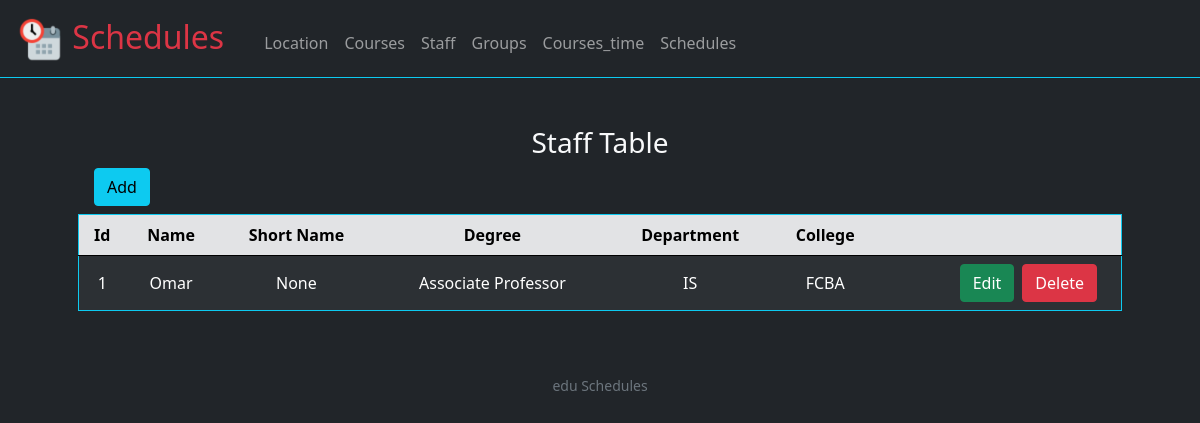
Screenshot of /staff with the database file from the repository.
### tables this page shows
CREATE TABLE staff(
    id integer,
    name text not null unique,
    short_name text unique,
    degree integer not null,
    department integer not null,
    college integer not null,
    primary key(id),
    foreign key (degree) references staff_degree(id),
    foreign key (department) references departments(id),
    foreign key (college) references colleges(id)
);

CREATE TABLE staff_degree(
    id integer,
    name text unique not null,
    primary key (id)
);

CREATE TABLE departments(
    id integer,
    name text unique not null,
    primary key(id)
);

CREATE TABLE colleges(
    id integer,
    name text unique not null,
    primary key(id)
);

### application.py (the view)
@app.route("/staff", methods=["POST", "GET"])
def staff():
    staff = view_table("""select
                            staff.id as "id",
                            staff.name as "name",
                            staff.short_name as "short name",
                            staff_degree.name as "degree",
                            departments.name as "department",
                            colleges.name as "college"
                            from staff
                        JOIN staff_degree on staff_degree.id = staff.degree
                        JOIN departments on departments.id = staff.department
                        join colleges on colleges.id = staff.college""")
    if type(staff) == str:
        return staff
    if request.method == "GET":
        return render_template("staff.html", keys=staff[0], data=staff[1])
    else:
        return render_template('functionals/data_view.html', keys=staff[0], data=staff[1],
                view_title="Staff Table", link_edit="/edit_staff", link_view="/staff", table="staff")

### application.py (called while the page is built)
@app.after_request
def after_request(response):
    response.headers["Cache-Control"] = "no-cache, no-store, must-revalidate"
    response.headers["Expires"] = 0
    response.headers["Pragma"] = "no-cache"
    return response

### helpers.py (called while the page is built)
def sql(query, values=(), return_data=False):
    if return_data == True:
        data = None
        with sqlite3.connect(db_name) as db:
            cur = db.cursor()
            cur.execute("pragma foreign_keys = on")
            cur.execute(query, values)
            keys = [d[0] for d in cur.description]
            data = [keys, cur.fetchall()]
        return data
    else:
        with sqlite3.connect(db_name) as db:
            cur = db.cursor()
            cur.execute(query, values)

def view_table(query):
    data = None
    try:
        data = sql(query, (), True)
    except:
        return "Error: SQLite3 Error view()"
    return data

### templates/staff.html (shortened to what this page needs)
{% extends "layout.html" %}
{% block main %}
    {% with view_title="Staff Table", link_edit="/edit_staff", link_view="/staff", table="staff"  %}
      {% include "functionals/data_view.html" %}
    {% endwith %}
{% endblock %}

### templates/functionals/data_view.html
{% block view %}
<div class="text-center" id="view">
    <div class="text-capitalize" >
        <h3>{{ view_title }}</h3>
    </div>
    <div class="d-grid gap-2 d-md-flex justify-content-md-start ms-3">
        <button  type="button" class="btn btn-info mb-2" data-bs-toggle="modal" data-bs-target="#add">
            Add
        </button>
    </div>
    <table class="table table-hover table-striped table-dark border rounded border-info align-middle">
        <thead class="text-capitalize table-secondary ">
            <tr>
                {% for key in keys %}
                    <th scope="col">{{ key }}</th>
                {% endfor %}
                <th scope="col"></th>
            </tr>
        </thead>
        <tbody>
            {% for row in data %}
                <tr>
                    {% for element in row %}
                        <td>{{ element }}</td>
                    {% endfor %}
                    <td>
                        <div class="d-grid gap-2 d-md-flex justify-content-md justify-content-md-end pe-3">
                            <button class="btn btn-success mr-3" onclick="show_delete_edit(2, '{{ row[0] }}','{{ link_edit }}', '{{ link_view }}', '{{ table }}')" >Edit</button>
                            <button class="btn btn-danger" onclick="show_delete_edit(1, '{{ row[0] }}', '/delete_data', '{{ link_view }}', '{{ table }}', '{{ row[1] }}')" >Delete</button>
                        </div>
                    </td>
                </tr>
            {% endfor %}
        </tbody>
    </table>
</div>
{% endblock %}

### rows the page displays
staff: row "1" "None", name "Omar"
staff_degree: name "Associate Professor"
departments: name "IS"
colleges: name "FCBA"

### other values shown
{{ view_title }} "Staff Table"
{{ key }} "Id" "Name" "Short Name" "Degree" "Department" "College"
